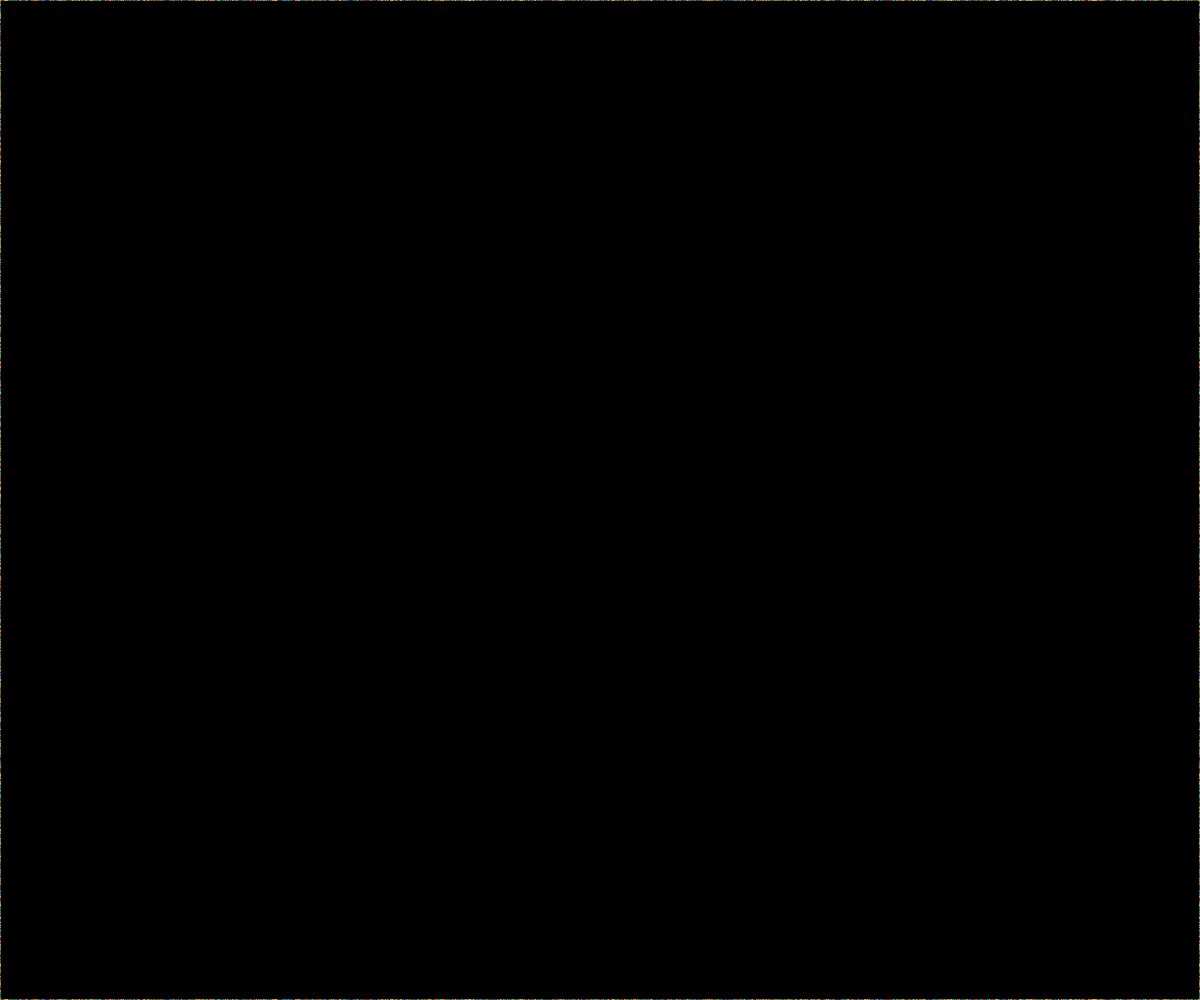
Frame 1 (no input)
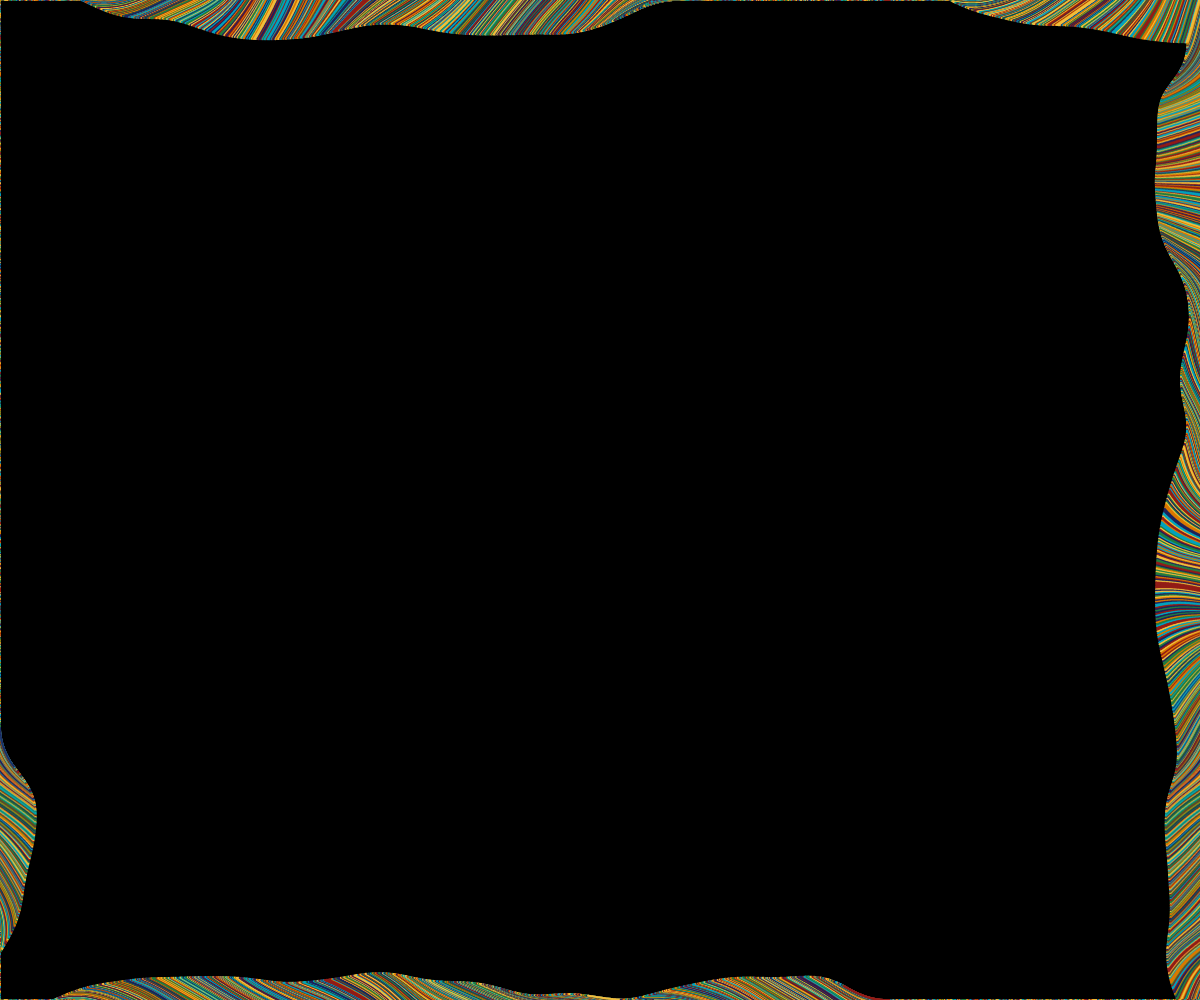
Frame 60 (no input)
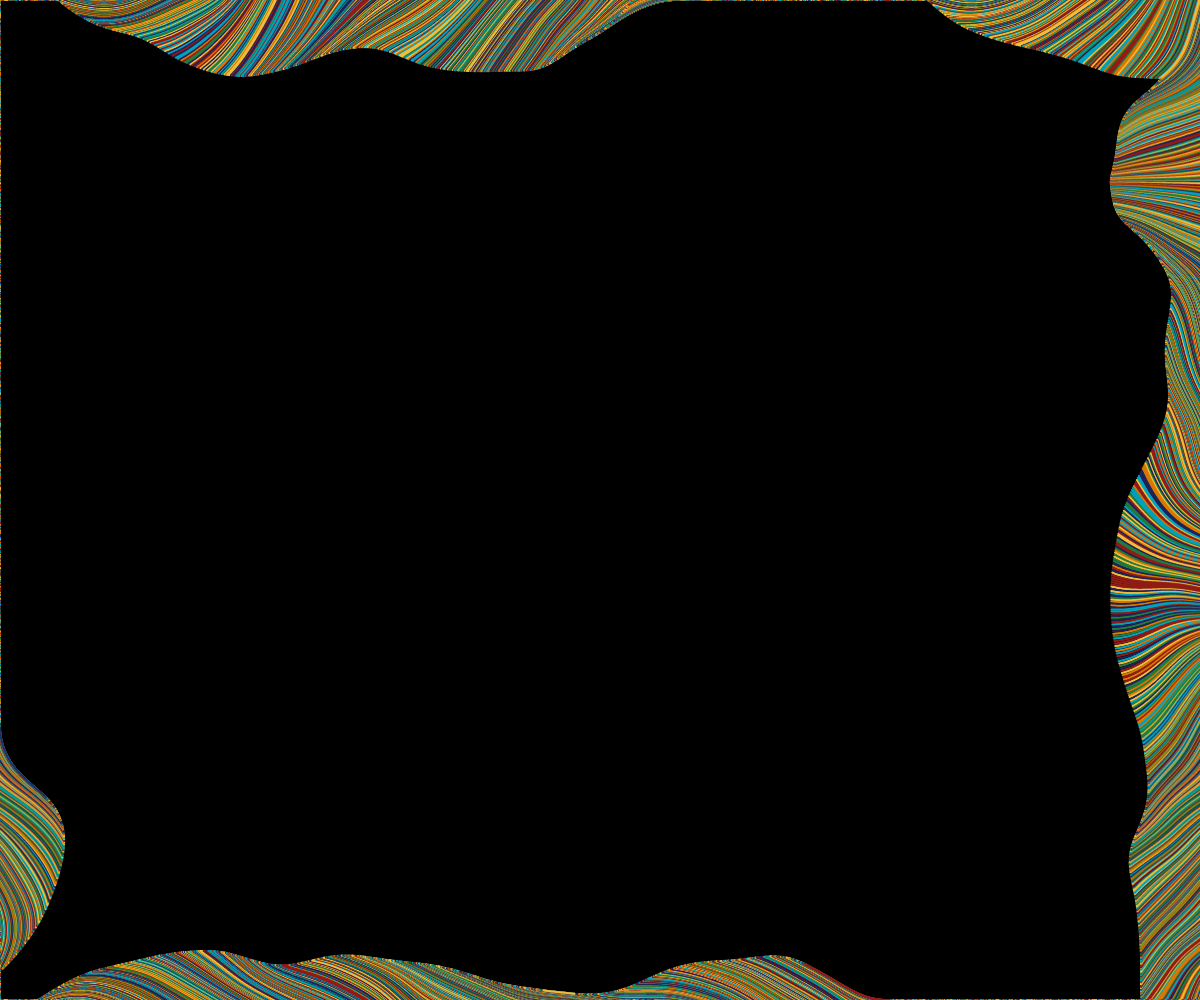
Frame 120 (the mouse pressed at the canvas centre since frame 60)

The p5.js sketch that drew these frames (run headless with seeded random() and noise() and a simulated clock; from frame 60 on, the mouse is pressed at the canvas centre):

// p5.js sketch
// ── sketch.js
let particles = [];
let n = 100;
let pal;
let squiggliness = 5/2000;
let lineStroke = 2;

let freq = 1;

function setup(){
  c = createCanvas(windowWidth, windowHeight);
  background(0)
  
  noStroke();
  pal = ["#04a3bd", "#f0be3d", "#931e18", "#da7901", "#247d3f", "#20235b"]
  updateParticles();
}

function draw(){
  for (let p of particles) {
    p.draw();
    p.move();
    p.stop();
  }
}

function updateParticles(){
  particles = [];
  for(let x = 0; x<width; x+=freq){
    let x_ = x;
    let s_ = lineStroke;
    let cNum = floor(random(pal.length))
    let c_ = color(pal[cNum])
    particles.push(new Particle(x_, 0, s_, c_));
    particles.push(new Particle(x_, height, s_, c_));
  }
  for(let y = 0; y< height; y+=freq){
    let y_ = y;
    let s_ = lineStroke;
    let cNum = floor(random(pal.length))
    let c_ = color(pal[cNum])
    particles.push(new Particle(0, y_, s_, c_));
    particles.push(new Particle(width, y_, s_, c_));
  }
}

class Particle {
  constructor(x_, y_, s_, c_){
    this.x = x_;
    this.y = y_;
    this.size = s_;
    this.c = c_;

    this.alpha = 70; 
    this.dist = 0.75;
  }
  move(){
    let theta = noise(this.x * squiggliness, this.y * squiggliness) * PI * 2;
    let v = p5.Vector.fromAngle(theta, this.dist) 
    this.x += v.x;
    this.y += v.y;
    this.alpha *= 1;

  }
  draw(){
    fill(this.c)
    ellipse(this.x, this.y, this.size)
  }
  stop(){
    if(this.x>width || this.x<0){
      this.dist = 0;
    }
    if(this.y>height || this.height<0){
      this.dist = 0;
    }
  }
}
